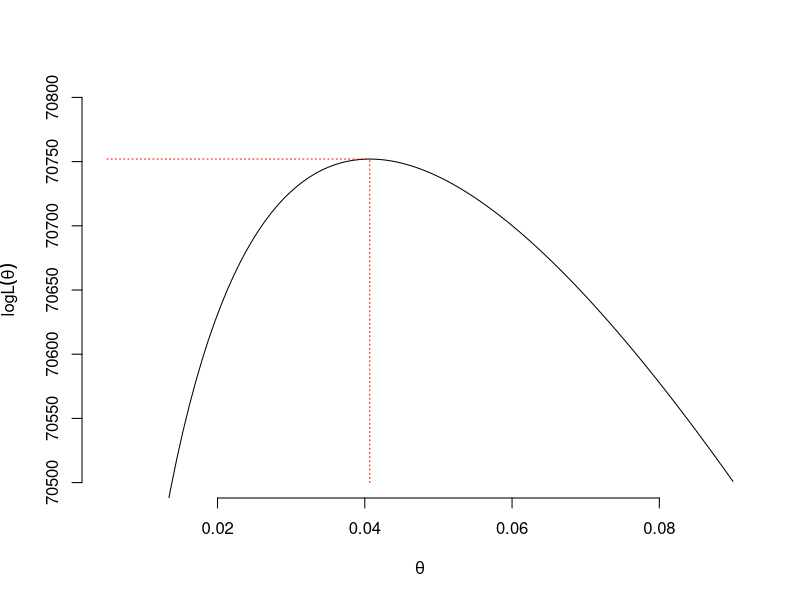
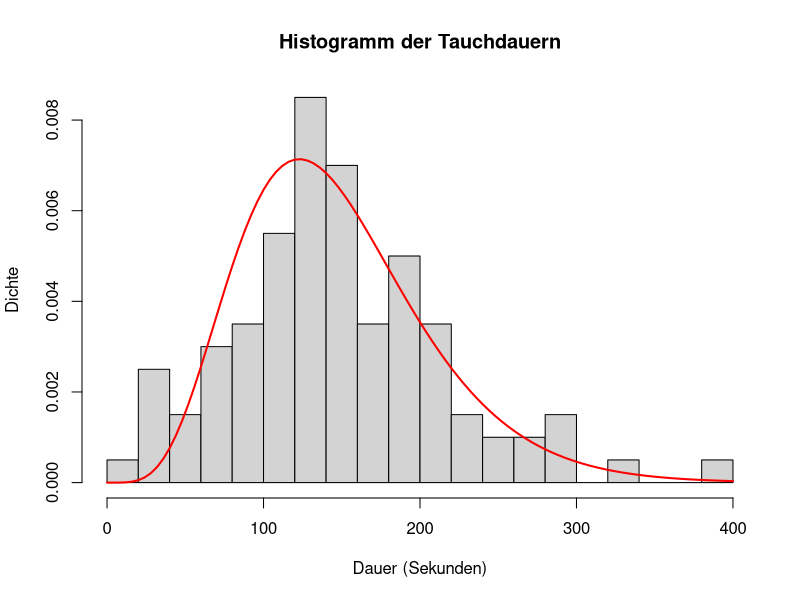
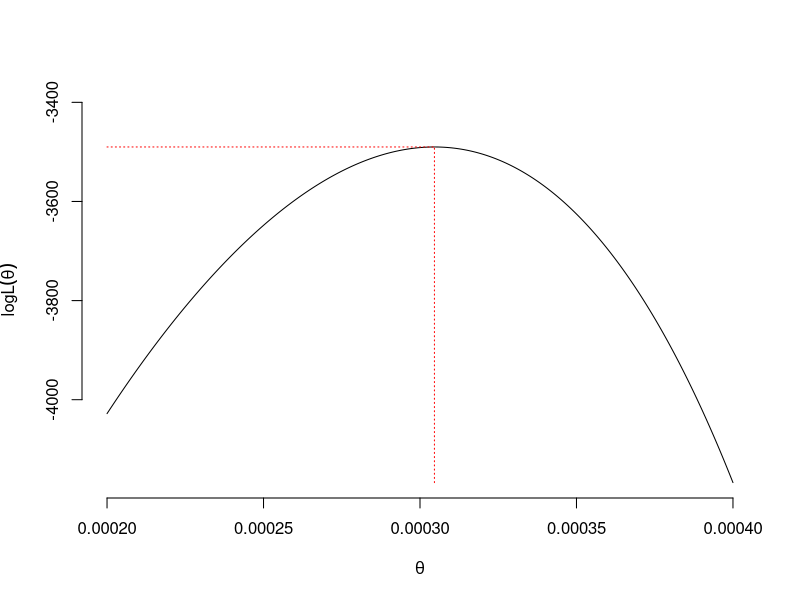
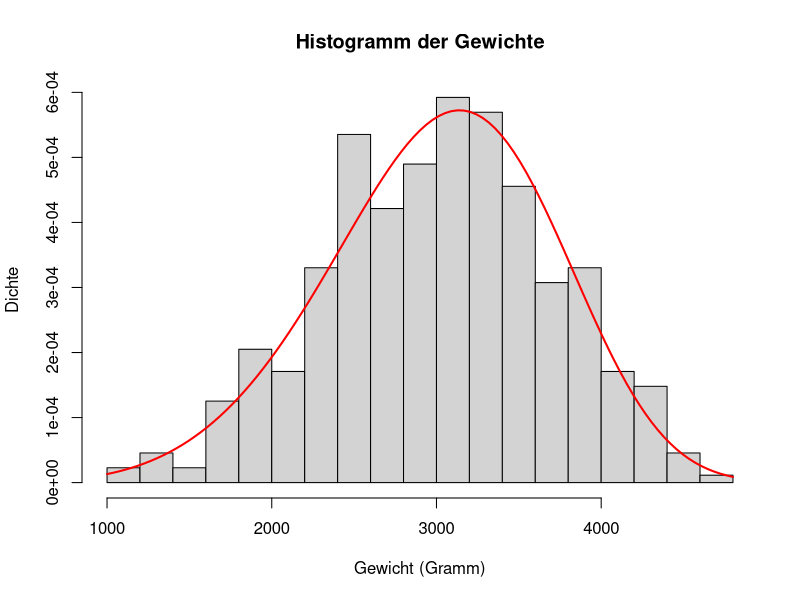
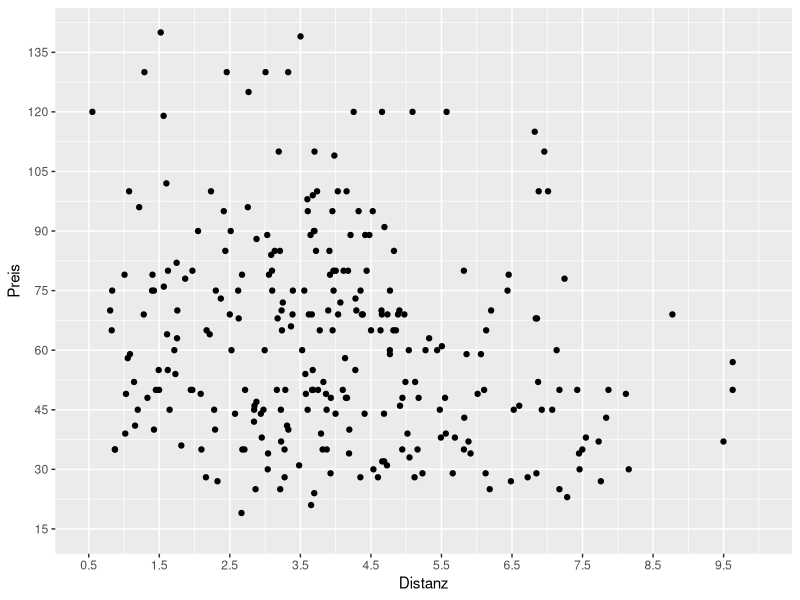
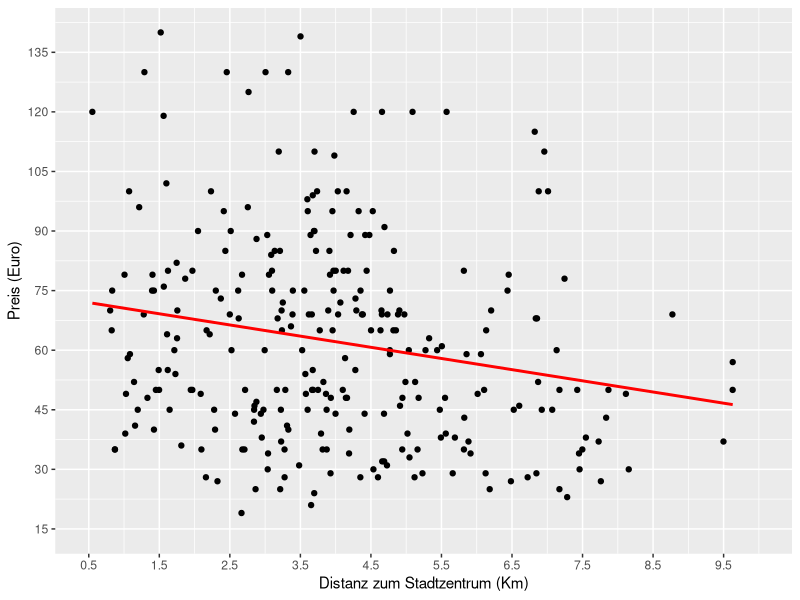

Source code (R) for these figures, in order:
## ---- myrcode5.1.1
dauer <- read.csv("kegelrobbe.csv")$x
n <- length(dauer)
sum_dauer <- sum(dauer)

#Log-Likelihood Funktion
logL <- function(theta){6*n*log(theta)-n*log(120)+5*sum_dauer-theta*sum_dauer}

theta <- seq(0.005,0.09,length=100) # x Werte liste
logL_theta <- rep(NA,100)           # y Werte liste "leer"
for (k in 1:100){
  logL_theta[k] <- logL(theta[k]) #rechnet y Werte aus
}

## ---- myrcode5.1.2
tH <- 6/mean(dauer); tH #mgl auch 6*n/sum(dauer)

plot(theta,logL_theta,type="l",xlab=expression(theta),
     ylab=expression(logL(theta)),bty="n", ylim = c(70500,70800))
segments(x0=tH,y0=70500,x1=tH,y1=logL(tH),col="red",lty="dotted")
segments(x0=min(theta),y0=logL(tH),x1=tH,y1=logL(tH),col="red",lty="dotted")

## ---- myrcode5.1.3
hist(dauer, breaks = 20, probability = TRUE, main = "Histogramm der Tauchdauern",
     xlab = "Dauer (Sekunden)", ylab = "Dichte")
# Dichtefunktion angepasst
curve((tH^6 * x^5 / 120) * exp(-tH * x), col = "red", lwd = 2, add = TRUE)

## ---- myrcode5.2.1
gewicht <- read.csv("gewicht.csv")$x
n2 <- length(gewicht)
sum_gewicht <- sum(gewicht)

#Log-Likelihood Funktion
logL2 <- function(theta2){n2*log(5) + 5*n2*log(theta2) +
  4*sum(log(gewicht))-(theta2^5)*sum((gewicht)^5)}

theta2 <- seq(0.0002,0.0004,length=439)
logL2_theta2 <- rep(NA,439)
for (l in 1:439){
  logL2_theta2[l] <- logL2(theta2[l])
}

## ---- myrcode5.2.2
tH2 <- 1/(mean(gewicht^5)^(1/5)); tH2 #mgl auch(n2 / sum(gewicht^5))^(1/5)
minL <- min(logL2_theta2)
maxL <- max(logL2_theta2)

plot(theta2,logL2_theta2,type="l",xlab=expression(theta),
     ylab=expression(logL(theta)),bty="n", ylim = c(minL,maxL+100))
segments(x0=tH2,y0=minL,x1=tH2,y1=logL2(tH2),col="red",lty="dotted")
segments(x0=min(theta2),y0=logL2(tH2),x1=tH2,y1=logL2(tH2),col="red",lty="dotted")

## ---- myrcode5.2.3
Theta <- rep(NA,5); Theta[1] <- 0.0002 # Startwert für die Suche
for (i in 2:6){
  loglike1 <- 5*n2/Theta[i-1]-5*(Theta[i-1])^4*sum(gewicht^5) # 1. Ableitung
  loglike2 <- -5*n2/(Theta[i-1])^2-20*(Theta[i-1])^3*sum(gewicht^5) # 2. Ableitung
  Theta[i]<-Theta[i-1]-loglike1/loglike2
}

Theta

all.equal(Theta[6], tH2)

## ---- myrcode5.2.4
hist(gewicht, breaks = 20, probability = TRUE, main = "Histogramm der Gewichte",
     xlab = "Gewicht (Gramm)", ylab = "Dichte")
# Dichtefunktion angepasst
curve((5*tH2^5 * x^4 * exp(-(tH2*x)^5)), col = "red", lwd = 2, add = TRUE)

## ---- myrcode5.3.1
library(ggplot2)
airbnb <- read.csv("airbnb.csv"); attach(airbnb)

ggplot(airbnb, aes(x = Distanz, y = Preis)) + geom_point() +
  scale_x_continuous(breaks = seq(0.5, 9.5, by = 1), limits = c(0.5, 10)) +
  scale_y_continuous(breaks = seq(15, 140, by = 15), limits = c(15, 140))

## ---- myrcode5.3.2
modell <- lm(Preis~Distanz)$coeff; modell
b_0 <- as.numeric(modell[1])
b_1 <- as.numeric(modell[2])

## ---- myrcode5.3.3
priceChange <- b_1 * 3
priceChange

## ---- myrcode5.3.4
ggplot(airbnb, aes(x = Distanz, y = Preis)) + geom_point() +
  geom_smooth(method = "lm", se = FALSE, color = "red") +
  labs(x = "Distanz zum Stadtzentrum (Km)", y = "Preis (Euro)") +
  scale_x_continuous(breaks = seq(0.5, 9.5, by = 1), limits = c(0.5, 10)) +
  scale_y_continuous(breaks = seq(15, 140, by = 15), limits = c(15, 140))

## ---- myrcode5.3.5
price <- 60
dist_60 <- (price-b_0)/b_1
dist_60
